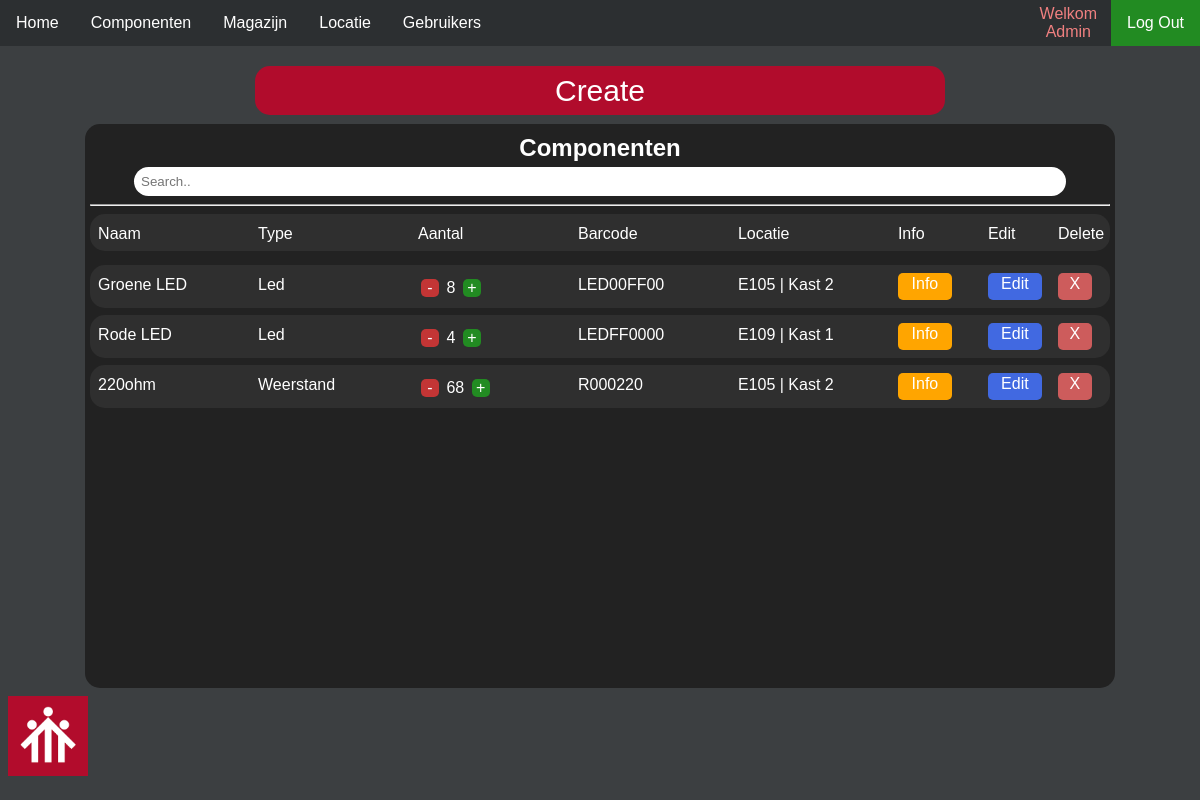
Page /Componenten on the committed database.
### tables this page shows
CREATE TABLE "users"
(
    id         integer     not null
        constraint users_pk
            primary key,
    voornaam   varchar(45) not null,
    wachtwoord varchar(64) not null,
    ip         varchar(45),
    inlog      varchar(5)  default Neen,
    rang       varchar(5)  default 1 not null,
    achternaam varchar(45),
    inlogtijd  varchar(45),
    groep      varchar(45),
    reset      varchar(45) default Ja,
    email      varchar(45),
    telefoon   varchar(45),
    geboorte   varchar(45)
, block varchar(45) default Neen);

CREATE TABLE "stock"
(
    id_item    integer not null
        constraint stock_pk
            primary key autoincrement,
    naam       varchar(45),
    barcode    varchar(45),
    aantal     integer,
    type       varchar(45),
    id_locatie integer
);

CREATE TABLE "locatie"
(
    locatie_id integer not null
        constraint locatie_pk
            primary key autoincrement,
    kast       varchar(45),
    lokaal     varchar(45)
);

### app.py (the view)
@app.route('/Componenten', methods=('GET', 'POST'))
def stock():
    user = get_user()  # neemt info van user
    conn = get_db_connection()  # maakt verbinding met database
    stocks = conn.execute("SELECT * FROM stock S LEFT JOIN locatie L ON S.id_locatie = L.locatie_id "
                          "ORDER BY type, naam, barcode")  # selecteer stock gesorteerd op type naam en barcode
    return render_template('stock.html', user=user, stocks=stocks)

### app.py (called while the page is built)
def get_db_connection():
    conn = sqlite3.connect('identifier.sqlite')
    conn.row_factory = sqlite3.Row
    return conn

def get_user():
    ip = request.remote_addr
    conn = get_db_connection()
    user = conn.execute("SELECT * FROM users WHERE ip = ?", (ip,)).fetchall()
    conn.close()
    return user

@app.before_request
def logincheck():
    if request.endpoint in ['home', 'stocktype', 'type_create', 'stock', 'stock_create', 'stock_edit',
                            'stock_info', 'magazijn', 'magazijn_create', 'magazijn_edit', 'magazijn_info',
                            'magazijn_leen', 'magazijn_leen_barcode', 'gebruikers', 'gebruiker_edit',
                            'gebruiker_create', 'reset', 'locatie', 'locatie_create', 'locatie_info']:
        ip = request.remote_addr  # neemt ip van user
        conn = get_db_connection()  # connect met database
        ipconf = conn.execute('SELECT * FROM users where inlog = ? and ip = ?', ("Ja", ip)).fetchone()  # kijkt of ip ingelogd is
        if ipconf is None:  # als ip is ingelogd
            flash("U bent uitgelogd")  # flash dat persoon is uitgelogd
            return redirect(url_for('login'))  # brengt user naar de login pagina

### Templates/stock.html (shortened to what this page needs)
{% extends 'base.html' %}
{% block content %}
<div class="stock-block">
    <div class="gebruiker-create"><a href="{{ url_for('stock_create')}}">Create</a></div>
    <div class="stock-info">
        <h2>Componenten</h2>
        <input class="stock-search" id="myInput" type="text" placeholder="Search..">
        <hr>
        <div class="stock-info-balk">
            <p>Naam</p>
            <p>Type</p>
            <p>Aantal</p>
            <p>Barcode</p>
            <p>Locatie</p>
            <p>Info</p>
            <p>Edit</p>
            <p>Delete</p>
        </div>
        <div class="stock-overflow" id="myTable">
            {% for stock in stocks %}
            <div class="stock-info-balk">
                <p>{{ stock['naam'] }}</p>
                <p>{{ stock['type']}}</p>
                <p><a class="stock-remove" href="{{ url_for('stock_remove', stock_id = stock['id_item']) }}">-</a>
                    {{ stock['aantal']}}
                    <a class="stock-add" href="{{ url_for('stock_add', stock_id = stock['id_item']) }}">+</a></p>
                <p>{{ stock['barcode']}}</p>
                <p>{{ stock['lokaal']}} | Kast {{ stock['kast']}}</p>
                <a class="stock-info-button" href="{{ url_for('stock_info', stock_id = stock['id_item']) }}">Info</a>
                <a class="stock-edit-button" href="{{ url_for('stock_edit', stock_id = stock['id_item']) }}">Edit</a>
                <a class="stock-del-button" href="{{ url_for('stock_del', stock_id = stock['id_item']) }}">X</a>
            </div>
            {% endfor %}
        </div>
    </div>
    </div>
</div>
{% endblock %}

### Templates/base.html (shortened to what this page needs)
<!DOCTYPE html>
<html lang="en">
<head>
    <link rel="stylesheet" type="text/css" href="{{ url_for('static',filename='css/style.css') }}">
</head>
<body id="body2">
<div class="navbar">
    <a href="{{ url_for('home') }}">Home</a>
    <div class="dropdown">
       <button class="dropbtn">Componenten
        </button>
    </div>
    <a href="{{ url_for('magazijn') }}">Magazijn</a>
    <a href="{{ url_for('locatie') }}">Locatie</a>
    <a href="{{ url_for('gebruikers') }}">Gebruikers</a>
    <a class="nav-logout" href="{{ url_for('logout') }}">Log Out</a>
    {% for users in user %}
    <a href="{{ url_for('gebruiker_setting', gebruiker_id = users['id'])}}" class="welkom">
        <p>Welkom </p>
        <p>{{ users['voornaam'] }} {{ users['achternaam'] }}</p>
    </a>
    {% endfor %}
</div>
<div>
    {% block content %} {% endblock %}
<div class="footer">
    <img src="{{ url_for('static', filename='img/logo.png') }}" width="65" height="65">
</div>
</body>
</html>

### static/css/style.css (style rules this page uses)
html, body { background-color: #3c3f41; font-family: Arial ; overflow: hidden; }
.footer { position: fixed; bottom: 20px; }
.footer img { aspect-ratio: auto 65 / 65; width: 10vh; height: auto; }
.navbar { background-color: #2c2f31; position: fixed; top: 0; width: 100%; margin: 0 0 0 -8px; height: 46px; }
.navbar a { float: left; display: block; font-size: 16px; color: white; text-align: center; padding: 14px 16px; text-decoration: none; transition: 0.3s; }
.navbar .welkom { float: right; display: block; font-size: 16px; color: #f08080; text-align: center; padding: 5px 14px; text-decoration: none; }
.navbar .welkom p { margin: 0; }
.dropdown { float: left; overflow: hidden; }
.dropdown .dropbtn { font-size: 16px; border: none; outline: none; color: white; padding: 14px 16px; background-color: inherit; font-family: inherit; margin: 0; transition: 0.3s; text-align: center; }
.nav-logout { background-color: forestgreen !important; float: right !important; }
.stock-block { margin-top: 66px; width: 100%; height: 77vh; justify-items: center; align-items: center; }
.stock-info { text-align: center; color: white; padding: 5px; background-color: #222222; width: 85vw; height: 90%; margin: 0 auto; border-radius: 15px; }
.stock-info h2 { margin: 5px; }
.stock-info-balk { display: grid; grid-template-columns: 1fr 1fr 1fr 1fr 1fr 90px 70px 50px; color: white; text-align: left; background-color: #2f2f2f; width: 99%; margin: 7px auto; padding: 5px; border-radius: 15px; vertical-align: middle; }
.stock-info-balk a { margin: 3px; text-decoration: none; color: white; }
.stock-info-balk p { margin: 3px; text-decoration: none; color: white; padding-top: 3px; }
.stock-overflow { overflow-x: hidden; overflow-y: auto; height: 75%; }
.stock-del-button { background-color: indianred; color: darkred; padding: 2px; text-decoration: none; text-align: center; border-radius: 5px; margin: 1px 3px; width: 30px; }
.stock-add { background-color: forestgreen; border-radius: 5px; text-decoration: none; color: white; margin: auto 5px; text-align: center; width: 18px !important; display: inline-block; }
.stock-remove { background-color: #c33535; border-radius: 5px; text-decoration: none; color: white; margin: auto 5px; text-align: center; width: 18px !important; display: inline-block; }
.stock-edit-button { background-color: royalblue; color: white; padding: 2px; text-decoration: none; text-align: center; border-radius: 5px; margin: 1px 2px; width: 50px; }
.stock-info-button { background-color: orange; color: white; padding: 2px; text-decoration: none; text-align: center; border-radius: 5px; margin: 1px 2px; width: 50px; }
.stock-search { width: 90%; padding: 7px; border-radius: 1rem; border: none; }
.gebruiker-create { margin: 0 auto; height: 50px; text-align: center; }
.gebruiker-create a { text-align: center; background-color: #b10c2c; border-radius: 15px; font-size: 30px; padding: 8px 25vw; text-decoration: none; color: white; }

### rows in the picture
users: voornaam "Admin"
stock: naam "Groene LED", type "Led", aantal "8", barcode "LED00FF00", lokaal "E105", kast "2"
stock: naam "Rode LED", type "Led", aantal "4", barcode "LEDFF0000", lokaal "E109", kast "1"
stock: naam "220ohm", type "Weerstand", aantal "68", barcode "R000220", lokaal "E105", kast "2"
